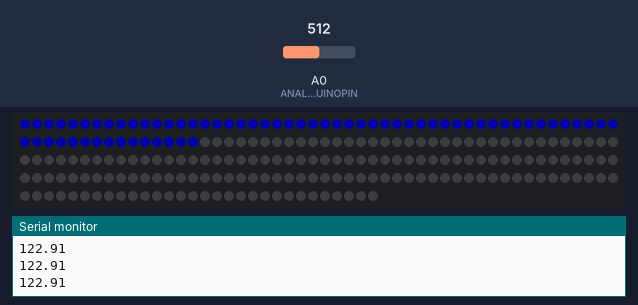
A sketch run on a simulated Arduino Uno, built with avr-gcc and run on an emulated ATmega328P. Shown: 230 RGB LEDs in strip order, left to right, continuing on the next row, the last lines printed to the serial monitor. Inputs (shaded band) come from the test bench; at power-on: A0 (ANALOGARDUINOPIN) = 512. Dim RGB values are drawn brighter than linear.

Above: at 1.2 s.
1.3 s: A0 (ANALOGARDUINOPIN) set to 804
4.3 s: A0 (ANALOGARDUINOPIN) set to 825
At 4.51 s:
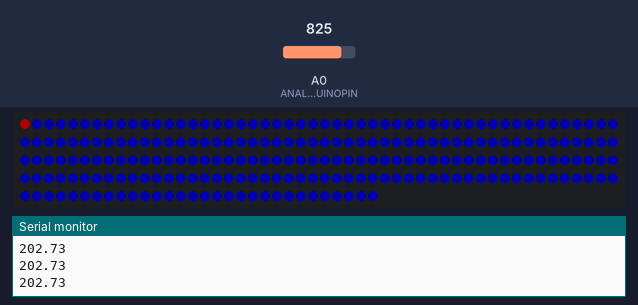
6.7 s: A0 (ANALOGARDUINOPIN) set to 716
At 6.94 s:
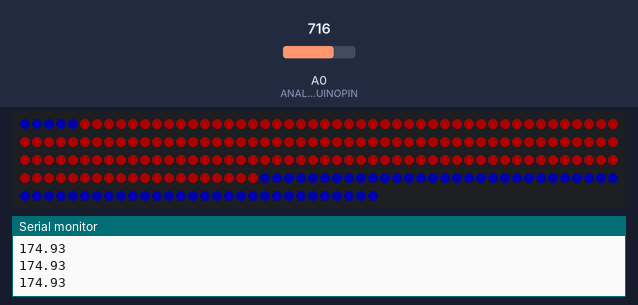
Timing chart, 0 to 9.7 s (numbered marks = the images above; inputs shaded):
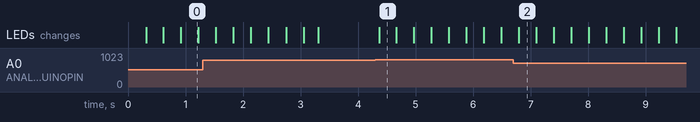

Measured:
- the behaviour switches between 814 and 815 on A0 (ANALOGARDUINOPIN) (found by bisection; images 0 and 1)
- after the input at 4.3 s, the LEDs: change after 0.06 s (image 1)

The sketch:

sketch_may13a.ino
```cpp
#include <FastLED.h>


#define ANALOGARDUINOPIN A0
#define LED_PIN 2
#define NUM_LEDS 230

word ValA0=0;
float ValA0_f=0.0;
float test;
float minValue_Val0=66;
float maxSeg = 5;
int mode = 0;

CRGB Leds[NUM_LEDS];

void setup() {
  pinMode(ANALOGARDUINOPIN, INPUT);
  FastLED.addLeds<WS2812B , LED_PIN , GRB>(Leds,NUM_LEDS);
  FastLED.setBrightness(50);
  Serial.begin(9600);
}


void loop() {
    ValA0_f = analogRead(ANALOGARDUINOPIN);
    //ValA0_f =(float)ValA0*500.0/1023.0;
    //ValA0_f = ValA0_f-minValue_Val0;


    test = 255*(ValA0_f-30.0)/1000.0;

    Serial.println(test);
    if(test<0) { test=0;}
    if(test>255) {test=255;}

    if (test>200){
      for (int i=0 ; i<5 ; i++){
        Leds[i] = CRGB::Red;
        moveRight();
        FastLED.show();
        delay(5);
      }}
    else {
      for (int i=0 ; i<5 ; i++){
        Leds[i] = CRGB::Blue;
        moveRight();
        FastLED.show();
        delay(5);
    }
    }}


void moveRight(){
  for (int i=NUM_LEDS-1 ; i>3 ; i--){
    Leds[i] = Leds[i-1];
  }
}
```
